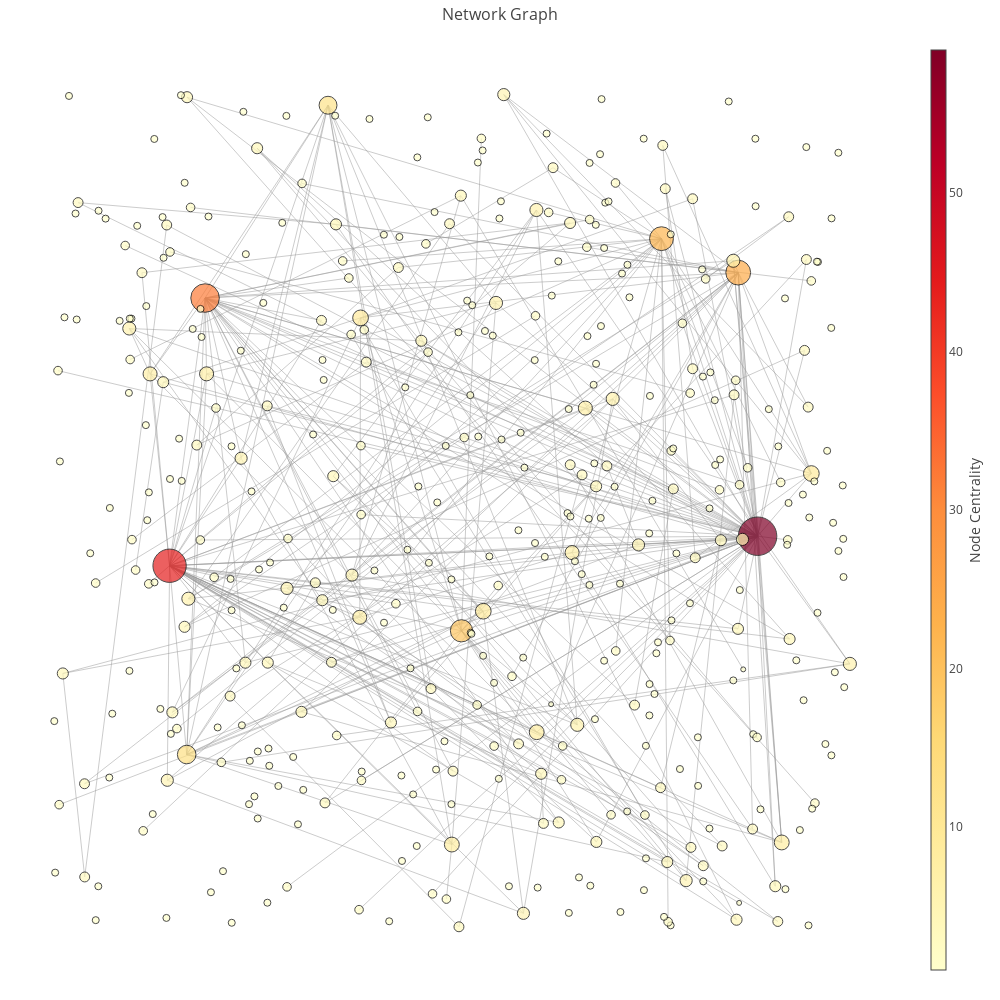

Write notebook code for a chart like this one.
### Code cell
co.get_word_network_graph(1000, "d_cent")

### Figure 1 — Plotly figure (JSON) as saved in the notebook; plotly's stock layout.template omitted (floating-point values rounded to 4 significant figures; data arrays with more than 128 entries replaced by an {"elided": "..."} marker saying what was removed)
{"data": [{"hoverinfo": "none", "line": {"color": "#999", "width": 0.5}, "mode": "lines", "type": "scatter", "x": {"elided": "2106 float values"}, "y": {"elided": "2106 float values"}}, {"hoverinfo": "text", "marker": {"color": {"elided": "406 int values"}, "colorbar": {"thickness": 15, "title": "Node Centrality", "titleside": "right", "xanchor": "left"}, "colorscale": "YlOrRd", "line": {"color": "black", "width": 1}, "reversescale": true, "showscale": true, "size": {"elided": "406 float values"}}, "mode": "markers", "text": {"elided": "406 str values"}, "type": "scatter", "x": {"elided": "406 float values"}, "y": {"elided": "406 float values"}}], "layout": {"height": 1000, "hovermode": "closest", "margin": {"b": 20, "l": 5, "r": 5, "t": 40}, "showlegend": false, "title": "Network Graph", "titlefont": {"size": 16}, "width": 1000, "xaxis": {"showgrid": false, "showticklabels": false, "zeroline": false}, "yaxis": {"showgrid": false, "showticklabels": false, "zeroline": false}}}
